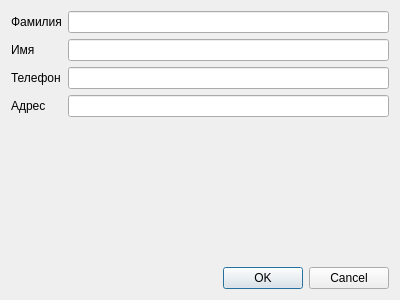
<?xml version="1.0" encoding="UTF-8"?>
<ui version="4.0">
 <class>StructDialog</class>
 <widget class="QDialog" name="StructDialog">
  <property name="geometry">
   <rect>
    <x>0</x>
    <y>0</y>
    <width>400</width>
    <height>300</height>
   </rect>
  </property>
  <property name="cursor">
   <cursorShape>ArrowCursor</cursorShape>
  </property>
  <property name="windowTitle">
   <string>Добавить запись</string>
  </property>
  <layout class="QVBoxLayout" name="verticalLayout_3">
   <item>
    <layout class="QHBoxLayout" name="horizontalLayout">
     <item>
      <layout class="QVBoxLayout" name="verticalLayout_2">
       <item>
        <widget class="QLabel" name="label">
         <property name="text">
          <string>Фамилия</string>
         </property>
        </widget>
       </item>
       <item>
        <widget class="QLabel" name="label_2">
         <property name="text">
          <string>Имя</string>
         </property>
        </widget>
       </item>
       <item>
        <widget class="QLabel" name="label_3">
         <property name="text">
          <string>Телефон</string>
         </property>
        </widget>
       </item>
       <item>
        <widget class="QLabel" name="label_4">
         <property name="text">
          <string>Адрес</string>
         </property>
        </widget>
       </item>
      </layout>
     </item>
     <item>
      <layout class="QVBoxLayout" name="verticalLayout">
       <item>
        <widget class="QLineEdit" name="edtLastName"/>
       </item>
       <item>
        <widget class="QLineEdit" name="edtFirstName"/>
       </item>
       <item>
        <widget class="QLineEdit" name="edtPhone"/>
       </item>
       <item>
        <widget class="QLineEdit" name="edtAddress"/>
       </item>
      </layout>
     </item>
    </layout>
   </item>
   <item>
    <spacer name="verticalSpacer">
     <property name="orientation">
      <enum>Qt::Vertical</enum>
     </property>
     <property name="sizeHint" stdset="0">
      <size>
       <width>20</width>
       <height>40</height>
      </size>
     </property>
    </spacer>
   </item>
   <item>
    <widget class="QDialogButtonBox" name="buttonBox">
     <property name="orientation">
      <enum>Qt::Horizontal</enum>
     </property>
     <property name="standardButtons">
      <set>QDialogButtonBox::Cancel|QDialogButtonBox::Ok</set>
     </property>
    </widget>
   </item>
  </layout>
 </widget>
 <resources/>
 <connections>
  <connection>
   <sender>buttonBox</sender>
   <signal>accepted()</signal>
   <receiver>StructDialog</receiver>
   <slot>accept()</slot>
   <hints>
    <hint type="sourcelabel">
     <x>248</x>
     <y>254</y>
    </hint>
    <hint type="destinationlabel">
     <x>157</x>
     <y>274</y>
    </hint>
   </hints>
  </connection>
  <connection>
   <sender>buttonBox</sender>
   <signal>rejected()</signal>
   <receiver>StructDialog</receiver>
   <slot>reject()</slot>
   <hints>
    <hint type="sourcelabel">
     <x>316</x>
     <y>260</y>
    </hint>
    <hint type="destinationlabel">
     <x>286</x>
     <y>274</y>
    </hint>
   </hints>
  </connection>
 </connections>
</ui>
